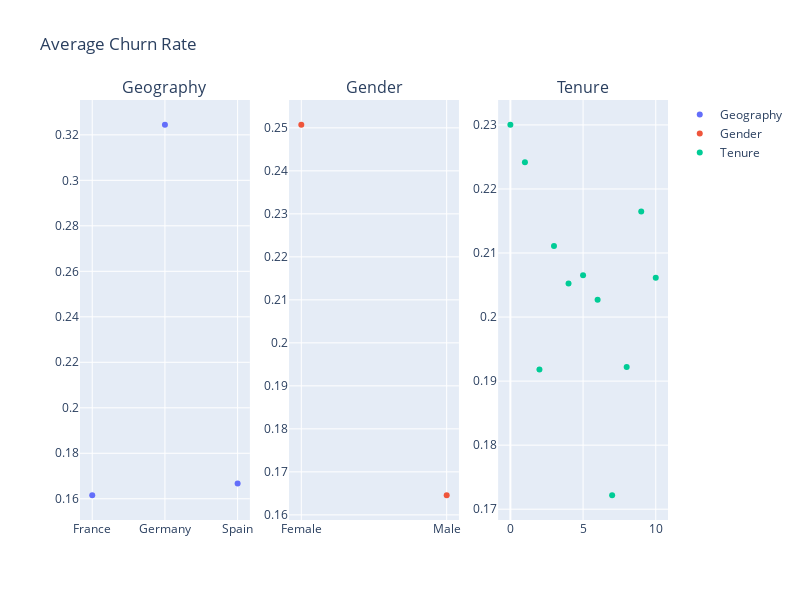

Notebook cell for this chart:
### Code cell
fig = make_subplots(rows=1, cols=3, subplot_titles=('Geography',  'Gender', 'Tenure'))


fig.add_trace(
    go.Scatter(name='Geography',x=group_geo['Geography'], y = group_geo['Exited'], mode = 'markers' ),
    row=1, col=1
)

fig.add_trace(
    go.Scatter(name='Gender',x=group_gender['Gender'], y= group_gender['Exited'], mode = 'markers' ),
    row=1, col=2
)

fig.add_trace(
    go.Scatter(name='Tenure',x=group_tenure['Tenure'],y= group_tenure['Exited'], mode = 'markers' ),
    row=1, col=3
)

fig.update_layout(height=600, width=800, title_text="Average Churn Rate")
fig.show()

### Figure 1 — Plotly figure (JSON) as saved in the notebook; plotly's stock layout.template omitted (floating-point values rounded to 4 significant figures)
{"data": [{"mode": "markers", "name": "Geography", "type": "scatter", "x": ["France", "Germany", "Spain"], "xaxis": "x", "y": [0.1615, 0.3244, 0.1667], "yaxis": "y"}, {"mode": "markers", "name": "Gender", "type": "scatter", "x": ["Female", "Male"], "xaxis": "x2", "y": [0.2507, 0.1646], "yaxis": "y2"}, {"mode": "markers", "name": "Tenure", "type": "scatter", "x": [0, 1, 2, 3, 4, 5, 6, 7, 8, 9, 10], "xaxis": "x3", "y": [0.23, 0.2242, 0.1918, 0.2111, 0.2053, 0.2065, 0.2027, 0.1722, 0.1922, 0.2165, 0.2061], "yaxis": "y3"}], "layout": {"annotations": [{"font": {"size": 16}, "showarrow": false, "text": "Geography", "x": 0.1444, "xanchor": "center", "xref": "paper", "y": 1, "yanchor": "bottom", "yref": "paper"}, {"font": {"size": 16}, "showarrow": false, "text": "Gender", "x": 0.5, "xanchor": "center", "xref": "paper", "y": 1, "yanchor": "bottom", "yref": "paper"}, {"font": {"size": 16}, "showarrow": false, "text": "Tenure", "x": 0.8556, "xanchor": "center", "xref": "paper", "y": 1, "yanchor": "bottom", "yref": "paper"}], "height": 600, "title": {"text": "Average Churn Rate"}, "width": 800, "xaxis": {"anchor": "y", "domain": [0, 0.2889]}, "xaxis2": {"anchor": "y2", "domain": [0.3556, 0.6444]}, "xaxis3": {"anchor": "y3", "domain": [0.7111, 1]}, "yaxis": {"anchor": "x", "domain": [0, 1]}, "yaxis2": {"anchor": "x2", "domain": [0, 1]}, "yaxis3": {"anchor": "x3", "domain": [0, 1]}}}
